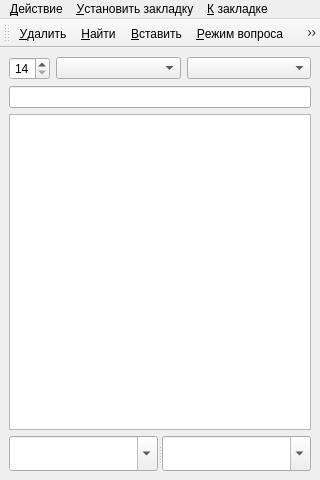
<?xml version="1.0" encoding="UTF-8"?>
<ui version="4.0">
 <class>QPrabhupadaDictionaryWindow</class>
 <widget class="QMainWindow" name="QPrabhupadaDictionaryWindow">
  <property name="windowTitle" stdset="0">
   <string>Словарь Шрилы Прабхупады</string>
  </property>
  <property name="windowIcon" stdset="0">
   <iconset>
    <normaloff>:/Icon/resources/PrabhupadaDictionary.ico</normaloff>
   </iconset>
  </property>
  <property name="whatsThis" stdset="0">
   <string>&lt;!DOCTYPE HTML PUBLIC &quot;-//W3C//DTD HTML 4.0//EN&quot; &quot;http://www.w3.org/TR/REC-html40/strict.dtd&quot;&gt;
&lt;html&gt;&lt;head&gt;&lt;meta name=&quot;qrichtext&quot; content=&quot;1&quot; /&gt;&lt;style type=&quot;text/css&quot;&gt;
p, li { white-space: pre-wrap; }
&lt;/style&gt;&lt;/head&gt;&lt;body style=&quot; font-family:'MS Shell Dlg 2'; font-size:8pt; font-weight:400; font-style:normal;&quot;&gt;
&lt;p style=&quot; margin-top:0px; margin-bottom:0px; margin-left:0px; margin-right:0px; -qt-block-indent:0; text-indent:0px;&quot;&gt;Словарь Его Божественной Милости основателя-ачарьи Международного Общества сознания Кришны Шри Шримад Абхая Чаранаравидны Бхактиведанты Свами Прабхупады!&lt;br /&gt;Познакомиться с его книгами можно на сайте &lt;a href=&quot;https://vedabase.io&quot;&gt;&lt;span style=&quot; text-decoration: underline; color:#0000ff;&quot;&gt;https://vedabase.io!&lt;/span&gt;&lt;/a&gt;&lt;/p&gt;&lt;/body&gt;&lt;/html&gt;</string>
  </property>
  <property name="minimumSize" stdset="0">
   <size>
    <width>320</width>
    <height>480</height>
   </size>
  </property>
  <property name="geometry" stdset="0">
   <rect>
    <x>0</x>
    <y>0</y>
    <width>320</width>
    <height>480</height>
   </rect>
  </property>
  <widget class="QWidget" name="centralwidget">
   <layout class="QVBoxLayout" name="vlPrabhuadaMain">
    <item>
     <layout class="QHBoxLayout" name="horizontalLayoutLanguage" stretch="1,3,3">
      <item>
       <widget class="QSpinBox" name="sbFontSize">
        <property name="value" stdset="0">
         <number>14</number>
        </property>
        <property name="minimum" stdset="0">
         <number>14</number>
        </property>
        <property name="maximum" stdset="0">
         <number>24</number>
        </property>
        <property name="alignment" stdset="0">
         <set>Qt::AlignCenter</set>
        </property>
        <property name="toolTip" stdset="0">
         <string>Размер шрифта</string>
        </property>
        <property name="focusPolicy" stdset="0">
         <enum>Qt::WheelFocus</enum>
        </property>
       </widget>
      </item>
      <item>
       <widget class="QComboBox" name="ComboBoxLanguage">
        <property name="toolTip" stdset="0">
         <string>Язык словаря</string>
        </property>
        <property name="focusPolicy" stdset="0">
         <enum>Qt::WheelFocus</enum>
        </property>
       </widget>
      </item>
      <item>
       <widget class="QComboBox" name="ComboBoxLanguageUI">
        <property name="toolTip" stdset="0">
         <string>&lt;html&gt;&lt;head/&gt;&lt;body&gt;&lt;p&gt;Язык программы словаря&lt;br/&gt;Шрилы Прабхупады&lt;/p&gt;&lt;/body&gt;&lt;/html&gt;</string>
        </property>
        <property name="focusPolicy" stdset="0">
         <enum>Qt::WheelFocus</enum>
        </property>
       </widget>
      </item>
     </layout>
    </item>
    <item>
     <layout class="QHBoxLayout" name="horizontalLayoutRow">
      <item>
       <widget class="QLineEdit" name="lineEditRowIndicator">
        <property name="readOnly" stdset="0">
         <bool>true</bool>
        </property>
        <property name="alignment" stdset="0">
         <set>Qt::AlignRight|Qt::AlignTrailing|Qt::AlignVCenter</set>
        </property>
        <property name="whatsThis" stdset="0">
         <string>&lt;html&gt;&lt;head/&gt;&lt;body&gt;&lt;p&gt;Индикатор, который показывает номер текущей строки, а также общее количество строк в таблице!&lt;/p&gt;&lt;/body&gt;&lt;/html&gt;</string>
        </property>
        <property name="toolTip" stdset="0">
         <string>Текущая строка / всего строк</string>
        </property>
        <property name="focusPolicy" stdset="0">
         <enum>Qt::NoFocus</enum>
        </property>
       </widget>
      </item>
     </layout>
    </item>
    <item>
     <layout class="QVBoxLayout" name="vlDictionary">
      <item>
       <widget class="QTableView" name="tbvPrabhupadaDictionary">
        <property name="sortingEnabled" stdset="0">
         <bool>true</bool>
        </property>
        <property name="tabKeyNavigation" stdset="0">
         <bool>false</bool>
        </property>
        <property name="font" stdset="0">
         <font>
          <family>Gaura Times</family>
          <pointsize>14</pointsize>
         </font>
        </property>
        <attribute name="horizontalHeaderCascadingSectionResizes" stdset="0">
         <bool>false</bool>
        </attribute>
        <attribute name="horizontalHeaderStretchLastSection" stdset="0">
         <bool>false</bool>
        </attribute>
       </widget>
      </item>
      <item>
       <widget class="QSplitter" name="splSanskritTranslate">
        <property name="orientation" stdset="0">
         <enum>Qt::Horizontal</enum>
        </property>
        <property name="childrenCollapsible" stdset="0">
         <bool>false</bool>
        </property>
        <widget class="QComboBox" name="ComboBoxSanskrit">
         <property name="editable" stdset="0">
          <bool>true</bool>
         </property>
         <property name="whatsThis" stdset="0">
          <string>&lt;html&gt;&lt;head/&gt;&lt;body&gt;&lt;p&gt;Поиск по санскриту!&lt;/p&gt;&lt;p&gt;Можно использовать регулярные выражения!&lt;/p&gt;&lt;/body&gt;&lt;/html&gt;</string>
         </property>
         <property name="toolTip" stdset="0">
          <string>&lt;html&gt;&lt;head/&gt;&lt;body&gt;&lt;p&gt;Поиск по санскриту!&lt;/p&gt;&lt;/body&gt;&lt;/html&gt;</string>
         </property>
         <property name="font" stdset="0">
          <font>
           <family>Gaura Times</family>
           <pointsize>14</pointsize>
          </font>
         </property>
        </widget>
        <widget class="QComboBox" name="ComboBoxTranslate">
         <property name="editable" stdset="0">
          <bool>true</bool>
         </property>
         <property name="whatsThis" stdset="0">
          <string>&lt;html&gt;&lt;head/&gt;&lt;body&gt;&lt;p&gt;Поиск по переводу!&lt;/p&gt;&lt;p&gt;Можно использовать регулярные выражения!&lt;/p&gt;&lt;/body&gt;&lt;/html&gt;</string>
         </property>
         <property name="toolTip" stdset="0">
          <string>&lt;html&gt;&lt;head/&gt;&lt;body&gt;&lt;p&gt;Поиск по переводу!&lt;/p&gt;&lt;/body&gt;&lt;/html&gt;</string>
         </property>
         <property name="font" stdset="0">
          <font>
           <family>Gaura Times</family>
           <pointsize>14</pointsize>
          </font>
         </property>
        </widget>
       </widget>
      </item>
     </layout>
    </item>
   </layout>
  </widget>
  <widget class="QMenuBar" name="mbPrabupadaDictionary">
   <property name="sizePolicy" stdset="0">
    <sizepolicy hsizetype="MinimumExpanding" vsizetype="MinimumExpanding">
     <horstretch>0</horstretch>
     <verstretch>0</verstretch>
    </sizepolicy>
   </property>
   <property name="geometry" stdset="0">
    <rect>
     <x>0</x>
     <y>0</y>
     <width>320</width>
     <height>21</height>
    </rect>
   </property>
   <widget class="QMenu" name="menuAction">
    <property name="title" stdset="0">
     <string>&amp;Действие</string>
    </property>
    <addaction name="actionFind"/>
    <addaction name="actionCaseSensitive"/>
    <addaction name="actionDelete"/>
    <addaction name="actionInsert"/>
    <addaction name="actionRemove_Duplicates"/>
    <addaction name="actionWhats_This_mode"/>
    <addaction name="actionGoToRow"/>
    <addaction name="actionAbout"/>
    <addaction name="ActionSaveAllLetterToFile"/>
    <addaction name="actionRegularExpression"/>
    <addaction name="actionAutoPercentBegin"/>
    <addaction name="actionAutoPercentEnd"/>
   </widget>
   <widget class="QMenu" name="menuSet_Bookmark">
    <property name="title" stdset="0">
     <string>&amp;Установить закладку</string>
    </property>
    <addaction name="actionSet_Bookmark_0"/>
    <addaction name="actionSet_Bookmark_1"/>
    <addaction name="actionSet_Bookmark_2"/>
    <addaction name="actionSet_Bookmark_3"/>
    <addaction name="actionSet_Bookmark_4"/>
    <addaction name="actionSet_Bookmark_5"/>
    <addaction name="actionSet_Bookmark_6"/>
    <addaction name="actionSet_Bookmark_7"/>
    <addaction name="actionSet_Bookmark_8"/>
    <addaction name="actionSet_Bookmark_9"/>
    <addaction name="actionDeleteAllBookmarks"/>
   </widget>
   <widget class="QMenu" name="menuGo_Bookmarks">
    <property name="title" stdset="0">
     <string>&amp;К закладке</string>
    </property>
    <addaction name="actionGo_to_bookmark_0"/>
    <addaction name="actionGo_to_bookmark_1"/>
    <addaction name="actionGo_to_bookmark_2"/>
    <addaction name="actionGo_to_bookmark_3"/>
    <addaction name="actionGo_to_bookmark_4"/>
    <addaction name="actionGo_to_bookmark_5"/>
    <addaction name="actionGo_to_bookmark_6"/>
    <addaction name="actionGo_to_bookmark_7"/>
    <addaction name="actionGo_to_bookmark_8"/>
    <addaction name="actionGo_to_bookmark_9"/>
   </widget>
   <addaction name="menuAction"/>
   <addaction name="menuSet_Bookmark"/>
   <addaction name="menuGo_Bookmarks"/>
  </widget>
  <widget class="QToolBar" name="tbPrabhupada">
   <property name="toolButtonStyle" stdset="0">
    <enum>Qt::ToolButtonFollowStyle</enum>
   </property>
   <property name="orientation" stdset="0">
    <enum>Qt::Horizontal</enum>
   </property>
   <property name="floatable" stdset="0">
    <bool>true</bool>
   </property>
   <property name="windowTitle" stdset="0">
    <string>toolBar</string>
   </property>
   <attribute name="toolBarArea">
    <enum>TopToolBarArea</enum>
   </attribute>
   <attribute name="toolBarBreak">
    <bool>false</bool>
   </attribute>
   <addaction name="actionDelete"/>
   <addaction name="actionFind"/>
   <addaction name="actionInsert"/>
   <addaction name="actionWhats_This_mode"/>
   <addaction name="actionCaseSensitive"/>
   <addaction name="actionRemove_Duplicates"/>
   <addaction name="actionGoToRow"/>
   <addaction name="actionAbout"/>
   <addaction name="actionRegularExpression"/>
   <addaction name="actionAutoPercentBegin"/>
   <addaction name="actionAutoPercentEnd"/>
   <addaction name="actionDeleteAllBookmarks"/>
  </widget>
  <action name="actionFind">
   <property name="text" stdset="0">
    <string>&amp;Найти</string>
   </property>
   <property name="shortcut" stdset="0">
    <string>Return</string>
   </property>
   <property name="iconVisibleInMenu" stdset="0">
    <bool>true</bool>
   </property>
   <property name="iconText" stdset="0">
    <string>&amp;Найти</string>
   </property>
   <property name="icon" stdset="0">
    <iconset>
     <normaloff>:/ToolButton/resources/Find.png</normaloff>
    </iconset>
   </property>
  </action>
  <action name="actionCaseSensitive">
   <property name="text" stdset="0">
    <string>&amp;Различать регистр</string>
   </property>
   <property name="iconText" stdset="0">
    <string>&amp;Различать регистр</string>
   </property>
   <property name="icon" stdset="0">
    <iconset>
     <normaloff>:/ToolButton/resources/CaseSensitive.png</normaloff>
    </iconset>
   </property>
   <property name="checkable" stdset="0">
    <bool>true</bool>
   </property>
  </action>
  <action name="actionDelete">
   <property name="text" stdset="0">
    <string>&amp;Удалить</string>
   </property>
   <property name="shortcut" stdset="0">
    <string>Ctrl+Del</string>
   </property>
   <property name="iconText" stdset="0">
    <string>&amp;Удалить</string>
   </property>
   <property name="icon" stdset="0">
    <iconset>
     <normaloff>:/ToolButton/resources/Delete.png</normaloff>
    </iconset>
   </property>
  </action>
  <action name="actionInsert">
   <property name="text" stdset="0">
    <string>&amp;Вставить</string>
   </property>
   <property name="shortcut" stdset="0">
    <string>Ctrl+Ins</string>
   </property>
   <property name="iconText" stdset="0">
    <string>&amp;Вставить</string>
   </property>
   <property name="icon" stdset="0">
    <iconset>
     <normaloff>:/ToolButton/resources/Insert.png</normaloff>
    </iconset>
   </property>
  </action>
  <action name="actionRemove_Duplicates">
   <property name="text" stdset="0">
    <string>Удалить &amp;дубликаты</string>
   </property>
   <property name="iconText" stdset="0">
    <string>Удалить &amp;дубликаты</string>
   </property>
   <property name="icon" stdset="0">
    <iconset>
     <normaloff>:/ToolButton/resources/RemoveDuplicates.png</normaloff>
    </iconset>
   </property>
  </action>
  <action name="actionSet_Bookmark_0">
   <property name="text" stdset="0">
    <string>Установить закладку &amp;0</string>
   </property>
   <property name="shortcut" stdset="0">
    <string>Ctrl+0</string>
   </property>
  </action>
  <action name="actionSet_Bookmark_1">
   <property name="text" stdset="0">
    <string>Установить закладку &amp;1</string>
   </property>
   <property name="shortcut" stdset="0">
    <string>Ctrl+1</string>
   </property>
  </action>
  <action name="actionSet_Bookmark_2">
   <property name="text" stdset="0">
    <string>Установить закладку &amp;2</string>
   </property>
   <property name="shortcut" stdset="0">
    <string>Ctrl+2</string>
   </property>
  </action>
  <action name="actionSet_Bookmark_3">
   <property name="text" stdset="0">
    <string>Установить закладку &amp;3</string>
   </property>
   <property name="shortcut" stdset="0">
    <string>Ctrl+3</string>
   </property>
  </action>
  <action name="actionSet_Bookmark_4">
   <property name="text" stdset="0">
    <string>Установить закладку &amp;4</string>
   </property>
   <property name="shortcut" stdset="0">
    <string>Ctrl+4</string>
   </property>
  </action>
  <action name="actionSet_Bookmark_5">
   <property name="text" stdset="0">
    <string>Установить закладку &amp;5</string>
   </property>
   <property name="shortcut" stdset="0">
    <string>Ctrl+5</string>
   </property>
  </action>
  <action name="actionSet_Bookmark_6">
   <property name="text" stdset="0">
    <string>Установить закладку &amp;6</string>
   </property>
   <property name="shortcut" stdset="0">
    <string>Ctrl+6</string>
   </property>
  </action>
  <action name="actionSet_Bookmark_7">
   <property name="text" stdset="0">
    <string>Установить закладку &amp;7</string>
   </property>
   <property name="shortcut" stdset="0">
    <string>Ctrl+7</string>
   </property>
  </action>
  <action name="actionSet_Bookmark_8">
   <property name="text" stdset="0">
    <string>Установить закладку &amp;8</string>
   </property>
   <property name="shortcut" stdset="0">
    <string>Ctrl+8</string>
   </property>
  </action>
  <action name="actionSet_Bookmark_9">
   <property name="text" stdset="0">
    <string>Установить закладку &amp;9</string>
   </property>
   <property name="shortcut" stdset="0">
    <string>Ctrl+9</string>
   </property>
  </action>
  <action name="actionGo_to_bookmark_0">
   <property name="text" stdset="0">
    <string>К закладке &amp;0</string>
   </property>
   <property name="shortcut" stdset="0">
    <string>Alt+0</string>
   </property>
  </action>
  <action name="actionGo_to_bookmark_1">
   <property name="text" stdset="0">
    <string>К закладке &amp;1</string>
   </property>
   <property name="shortcut" stdset="0">
    <string>Alt+1</string>
   </property>
  </action>
  <action name="actionGo_to_bookmark_2">
   <property name="text" stdset="0">
    <string>К закладке &amp;2</string>
   </property>
   <property name="shortcut" stdset="0">
    <string>Alt+2</string>
   </property>
  </action>
  <action name="actionGo_to_bookmark_3">
   <property name="text" stdset="0">
    <string>К закладке &amp;3</string>
   </property>
   <property name="shortcut" stdset="0">
    <string>Alt+3</string>
   </property>
  </action>
  <action name="actionGo_to_bookmark_4">
   <property name="text" stdset="0">
    <string>К закладке &amp;4</string>
   </property>
   <property name="shortcut" stdset="0">
    <string>Alt+4</string>
   </property>
  </action>
  <action name="actionGo_to_bookmark_5">
   <property name="text" stdset="0">
    <string>К закладке &amp;5</string>
   </property>
   <property name="shortcut" stdset="0">
    <string>Alt+5</string>
   </property>
  </action>
  <action name="actionGo_to_bookmark_6">
   <property name="text" stdset="0">
    <string>К закладке &amp;6</string>
   </property>
   <property name="shortcut" stdset="0">
    <string>Alt+6</string>
   </property>
  </action>
  <action name="actionGo_to_bookmark_7">
   <property name="text" stdset="0">
    <string>К закладке &amp;7</string>
   </property>
   <property name="shortcut" stdset="0">
    <string>Alt+7</string>
   </property>
  </action>
  <action name="actionGo_to_bookmark_8">
   <property name="text" stdset="0">
    <string>К закладке &amp;8</string>
   </property>
   <property name="shortcut" stdset="0">
    <string>Alt+8</string>
   </property>
  </action>
  <action name="actionGo_to_bookmark_9">
   <property name="text" stdset="0">
    <string>К закладке &amp;9</string>
   </property>
   <property name="shortcut" stdset="0">
    <string>Alt+9</string>
   </property>
  </action>
  <action name="actionWhats_This_mode">
   <property name="text" stdset="0">
    <string>&amp;Режим вопроса</string>
   </property>
   <property name="shortcut" stdset="0">
    <string>Ctrl+F1</string>
   </property>
   <property name="iconText" stdset="0">
    <string>&amp;Режим вопроса</string>
   </property>
   <property name="icon" stdset="0">
    <iconset>
     <normaloff>:/ToolButton/resources/WhatsThis.png</normaloff>
    </iconset>
   </property>
  </action>
  <action name="actionGoToRow">
   <property name="text" stdset="0">
    <string>&amp;Перейти к строке</string>
   </property>
   <property name="shortcut" stdset="0">
    <string>Ctrl+G</string>
   </property>
   <property name="icon" stdset="0">
    <iconset>
     <normaloff>:/ToolButton/resources/GoToRow.png</normaloff>
    </iconset>
   </property>
  </action>
  <action name="actionAbout">
   <property name="text" stdset="0">
    <string>&amp;О программе</string>
   </property>
   <property name="shortcut" stdset="0">
    <string>F1</string>
   </property>
   <property name="iconText" stdset="0">
    <string>&amp;О программе</string>
   </property>
   <property name="icon" stdset="0">
    <iconset>
     <normaloff>:/ToolButton/resources/About.png</normaloff>
    </iconset>
   </property>
  </action>
  <action name="ActionSaveAllLetterToFile">
   <property name="text" stdset="0">
    <string>Сохранить буквы в файл</string>
   </property>
   <property name="icon" stdset="0">
    <iconset>
     <normaloff>:/ToolButton/resources/SaveBukva.png</normaloff>
    </iconset>
   </property>
  </action>
  <action name="actionDeleteAllBookmarks">
   <property name="text" stdset="0">
    <string>&amp;Удалить все закладки</string>
   </property>
   <property name="shortcut" stdset="0">
    <string>Ctrl+Alt+0</string>
   </property>
   <property name="icon" stdset="0">
    <iconset>
     <normaloff>:/ToolButton/resources/DeleteAllBookmarks.png</normaloff>
    </iconset>
   </property>
  </action>
  <action name="actionRegularExpression">
   <property name="text" stdset="0">
    <string>Регулярные выра&amp;жения</string>
   </property>
   <property name="iconText" stdset="0">
    <string>Регулярные выражения</string>
   </property>
   <property name="icon" stdset="0">
    <iconset>
     <normaloff>:/ToolButton/resources/RegularExpression.png</normaloff>
    </iconset>
   </property>
   <property name="checkable" stdset="0">
    <bool>true</bool>
   </property>
  </action>
  <action name="actionAutoPercentBegin">
   <property name="text" stdset="0">
    <string>Авто % в на&amp;чале</string>
   </property>
   <property name="iconText" stdset="0">
    <string>Авто % в начале</string>
   </property>
   <property name="icon" stdset="0">
    <iconset>
     <normaloff>:/ToolButton/resources/AutoPercentBegin.png</normaloff>
    </iconset>
   </property>
   <property name="checkable" stdset="0">
    <bool>true</bool>
   </property>
  </action>
  <action name="actionAutoPercentEnd">
   <property name="text" stdset="0">
    <string>Авто % в кон&amp;це</string>
   </property>
   <property name="iconText" stdset="0">
    <string>Авто % в конце</string>
   </property>
   <property name="icon" stdset="0">
    <iconset>
     <normaloff>:/ToolButton/resources/AutoPercentEnd.png</normaloff>
    </iconset>
   </property>
   <property name="checkable" stdset="0">
    <bool>true</bool>
   </property>
  </action>
 </widget>
 <tabstops>
  <tabstop>sbFontSize</tabstop>
  <tabstop>ComboBoxLanguage</tabstop>
  <tabstop>ComboBoxLanguageUI</tabstop>
  <tabstop>lineEditRowIndicator</tabstop>
  <tabstop>tbvPrabhupadaDictionary</tabstop>
  <tabstop>ComboBoxSanskrit</tabstop>
  <tabstop>ComboBoxTranslate</tabstop>
 </tabstops>
 <resources>
  <include location="../PrabhupadaDictionary.qrc"/>
 </resources>
 <connections/>
</ui>
